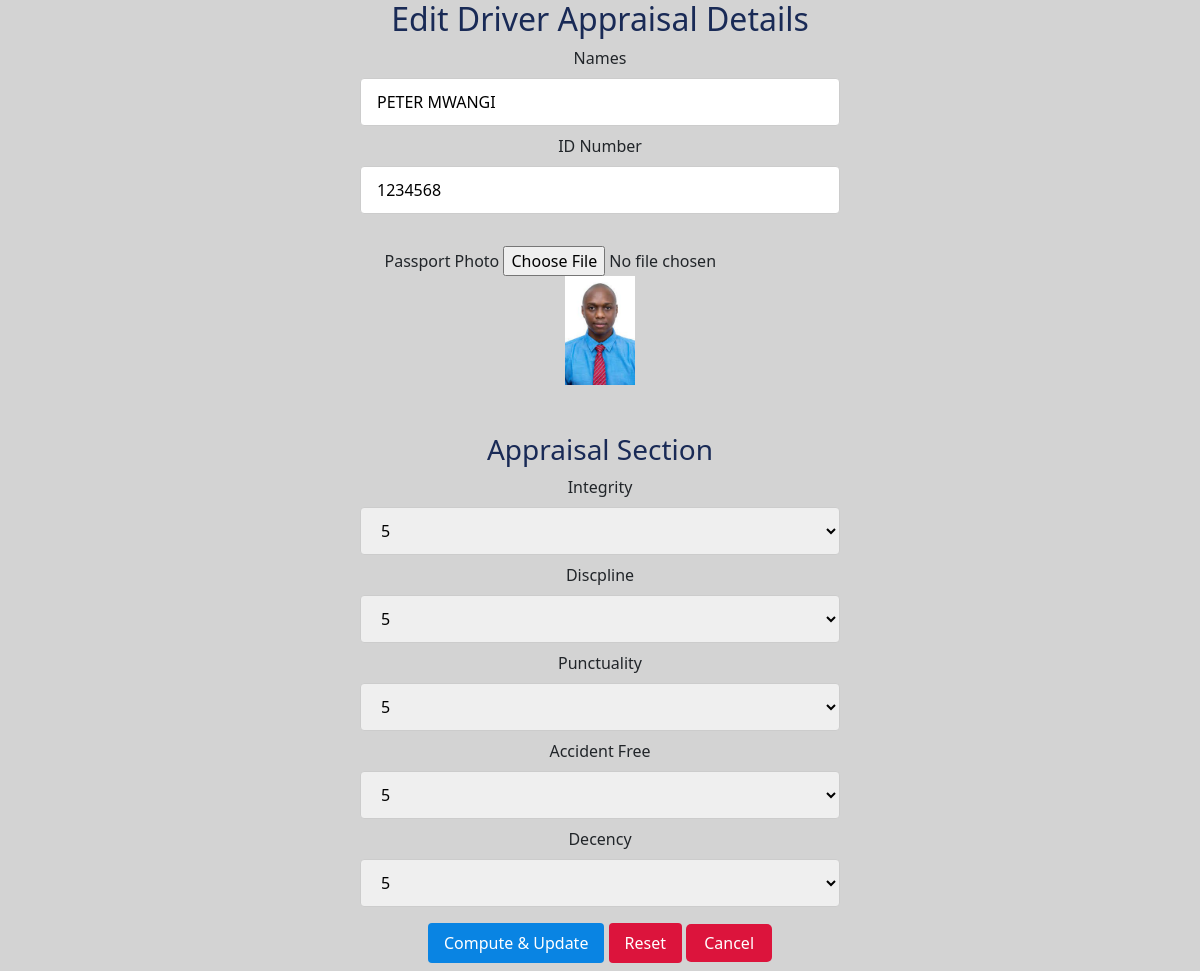
/edit_appraisal.php?id=2, run on the app's committed database.
### tables this page shows
CREATE TABLE `appraisal` (
  `id` int(10) NOT NULL,
  `names` varchar(100) NOT NULL,
  `id_number` int(100) NOT NULL,
  `passport_photo` varchar(100) NOT NULL,
  `integrity` int(100) NOT NULL,
  `discpline` int(100) NOT NULL,
  `punctuality` int(100) NOT NULL,
  `accident_free` int(100) NOT NULL,
  `decent` int(100) NOT NULL,
  `points` int(100) NOT NULL,
  `remarks` varchar(100) NOT NULL
);

### edit_appraisal.php (the view, shortened to what this page needs)
<!doctype html>
<html lang="en">
  <head>
    <link href="https://cdn.jsdelivr.net/npm/bootstrap@5.2.3/dist/css/bootstrap.min.css" rel="stylesheet">
    <link rel="stylesheet" href="/style.css">
  </head>
    <body>
<?php
include 'config.php';
$id = $_GET['id'];
 $select="SELECT * FROM appraisal WHERE id='$id'";
 $select_q=mysqli_query($con, $select);
 $fetch=mysqli_fetch_array($select_q);
?>
<center>
<div class="form">
<h2 style= "color:#192a56;">Edit Driver Appraisal Details</h2>
<form action="" method="POST" enctype="multipart/form-data">
    <label for="names">Names </label><br>
  <input type="text" name="names" placeholder="Enter full names..." value="<?php echo $fetch['names'] ?>"  required>
  <br>
  <label for="id_number">ID Number </label><br>
  <input type="text" name="id_number" placeholder="Enter ID Number..." value="<?php echo $fetch['id_number'] ?>" required>
  <br><br>
  <label for="passport_photo">Passport Photo </label>
  <input type="file" name="passport_photo"  required>
  <img src="images/<?php echo $fetch['passport_photo'] ?>" width="70px">
  <br><br>
  <h3 style="color:#192a56";>Appraisal Section</h3>
  <label for="integrity">Integrity </label><br>
  <select name="integrity">
                <option value="5">5</option>
    </select>
    <br>
    <label for="discpline">Discpline </label><br>
    <select name="discpline">
                <option value="5">5</option>
    </select>
    <br>
  <label for="punctuality">Punctuality  </label><br>
  <select name="punctuality">
                <option value="5">5</option>
    </select>
    <br>
  <label for="accident_free"> Accident Free </label><br>
  <select name="accident_free">
                <option value="5">5</option>
   </select>
  <br>
  <label for="decent"> Decency  </label><br>
  <select name="decent">
                <option value="5">5</option>
    </select>
    <br>
        <input type="submit" name="update_btn" value="Compute & Update">
        <input type="reset">
        <a href="view_appraisal.php" style="background-color: crimson;color: white; padding: 8px 18px; text-align: center; text-decoration: none; border-radius: 5px;";>Cancel</a>
    </form>
</div>
</center>
</body>
    </html>

### style.css (style rules this page uses)
* { box-sizing: border-box; }
body { background-color:lightgrey; margin:0; padding: 0; }
img { display: block; margin-left: auto; margin-right: auto; }
body { background-color:lightgrey; }
.form input[type=text], input[type=email], input[type=password],input[type=date],input[type=number],select { width: 40%; padding: 11px 16px; margin: 8px 0; display: inline-block; border: 1px solid #ccc; border-radius: 4px; box-sizing: border-box; }
.form input[type=submit] { width:fit-content; background-color: #0984e3; color: white; padding: 8px 16px; margin: 8px 0; border: none; border-radius: 4px; cursor: pointer; }
.form input[type=reset] { width:fit-content; background-color: crimson; color: white; padding: 8px 16px; margin: 8px 0; border: none; border-radius: 4px; cursor: pointer; }

### data on the page
appraisal: names "PETER MWANGI", id_number "1234568", passport_photo (picture)
